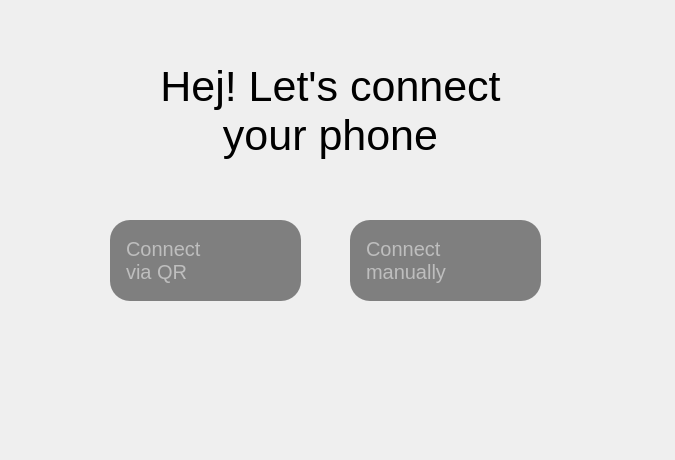
<?xml version="1.0" encoding="UTF-8"?>
<ui version="4.0">
 <class>PreparePage</class>
 <widget class="QWidget" name="PreparePage">
  <property name="geometry">
   <rect>
    <x>0</x>
    <y>0</y>
    <width>675</width>
    <height>460</height>
   </rect>
  </property>
  <property name="maximumSize">
   <size>
    <width>675</width>
    <height>460</height>
   </size>
  </property>
  <property name="windowTitle">
   <string>Form</string>
  </property>
  <widget class="QLabel" name="label">
   <property name="geometry">
    <rect>
     <x>130</x>
     <y>50</y>
     <width>401</width>
     <height>121</height>
    </rect>
   </property>
   <property name="font">
    <font>
     <pointsize>32</pointsize>
     <bold>false</bold>
    </font>
   </property>
   <property name="autoFillBackground">
    <bool>false</bool>
   </property>
   <property name="text">
    <string>Hej! Let's connect your phone</string>
   </property>
   <property name="alignment">
    <set>Qt::AlignmentFlag::AlignCenter</set>
   </property>
   <property name="wordWrap">
    <bool>true</bool>
   </property>
  </widget>
  <widget class="QPushButton" name="manualButton">
   <property name="geometry">
    <rect>
     <x>350</x>
     <y>220</y>
     <width>191</width>
     <height>81</height>
    </rect>
   </property>
   <property name="styleSheet">
    <string notr="true">QPushButton {
	background-color: rgba(50, 50, 50, 150); 
    color: #BEBEBE; 
    border-radius: 20px;
    font-family: &quot;Segoe UI&quot;;
    font-size: 15pt;
    qproperty-iconSize: 45px 45px;
	text-align: left;
	padding: 12px 24px 12px 16px;

}

QPushButton:hover {
    background-color: #3A3A3C;
}

QPushButton:pressed {
    background-color: #48484A;
}
</string>
   </property>
   <property name="text">
    <string>Connect 
manually</string>
   </property>
   <property name="icon">
    <iconset resource="resources.qrc">
     <normaloff>:/imgs/resources/manualIcon.png</normaloff>:/imgs/resources/manualIcon.png</iconset>
   </property>
   <property name="iconSize">
    <size>
     <width>45</width>
     <height>45</height>
    </size>
   </property>
  </widget>
  <widget class="QPushButton" name="qrButton">
   <property name="geometry">
    <rect>
     <x>110</x>
     <y>220</y>
     <width>191</width>
     <height>81</height>
    </rect>
   </property>
   <property name="styleSheet">
    <string notr="true">QPushButton {
	background-color: rgba(50, 50, 50, 150); 
    color: #BEBEBE; 
    border-radius: 20px;
    font-family: &quot;Segoe UI&quot;;
    font-size: 15pt;
    qproperty-iconSize: 45px 45px;
	text-align: left;
	padding: 12px 24px 12px 16px;

}

QPushButton:hover {
    background-color: #3A3A3C;
}

QPushButton:pressed {
    background-color: #48484A;
}
</string>
   </property>
   <property name="text">
    <string>Connect 
via QR</string>
   </property>
   <property name="icon">
    <iconset resource="resources.qrc">
     <normaloff>:/imgs/resources/qrIcon.png</normaloff>:/imgs/resources/qrIcon.png</iconset>
   </property>
   <property name="iconSize">
    <size>
     <width>45</width>
     <height>45</height>
    </size>
   </property>
  </widget>
 </widget>
 <resources>
  <include location="resources.qrc"/>
 </resources>
 <connections/>
</ui>
